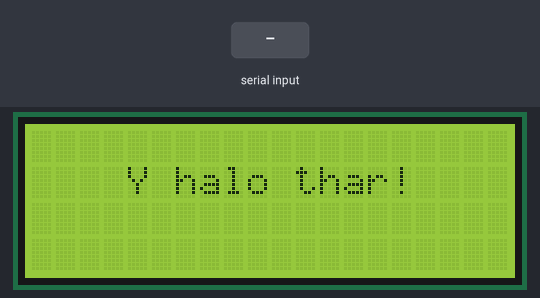
The sketch below on a simulated Arduino Uno, built with avr-gcc and run on an emulated ATmega328P. Shown: 20×4 character LCD. The test bench sets the inputs (shaded band). What the sketch prints to the serial monitor is not drawn.

Above: at 1.6 s.
At 4.8 s:
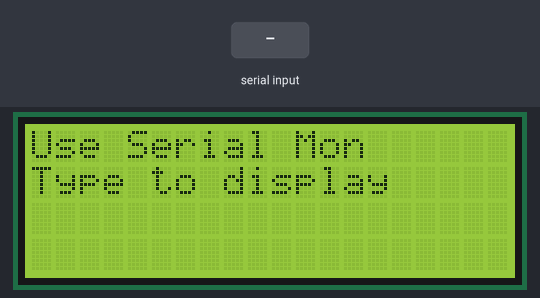
4.9 s: "1" received over Serial
At 7.2 s:
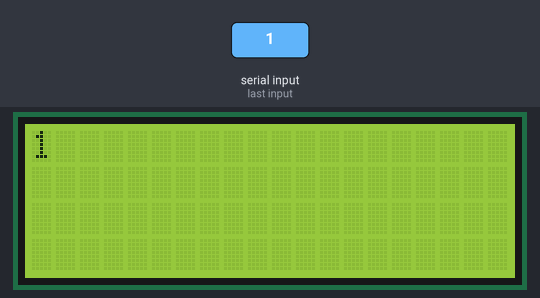
7.5 s: "0" received over Serial
At 9.4 s:
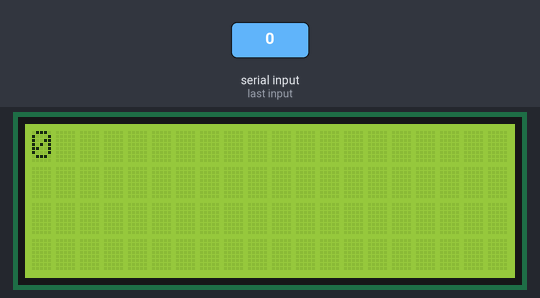
10.1 s: "2" received over Serial
Timing chart, 0 to 13.1 s (numbered marks = the images above; inputs shaded):
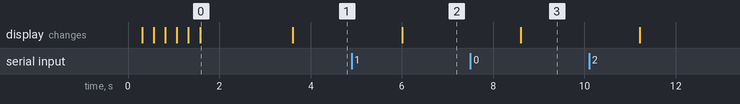

The sketch:

liquidcrystal_i2c.ino
```cpp
#include <Wire.h>
#include <LiquidCrystal_I2C.h>

LiquidCrystal_I2C lcd(0x3F, 2, 1, 0, 4, 5, 6, 7, 3, POSITIVE);  // Set the LCD I2C address


void setup()
{
  Serial.begin(9600);
  lcd.begin(20, 4);
// ------- Quick 3 blinks of backlight  -------------
  for(int i = 0; i< 3; i++)
  {
    lcd.backlight();
    delay(250);
    lcd.noBacklight();
    delay(250);
  }
  lcd.backlight(); // finish with backlight on

//-------- Write characters on the display ------------------
// NOTE: Cursor Position: (CHAR, LINE) start at 0
  lcd.setCursor(4,1);
  lcd.print("Y halo thar!");
  delay(2000);

// Wait and then tell user they can start the Serial Monitor and type in characters to
// Display. (Set Serial Monitor option to "No Line Ending")
  lcd.clear();
  lcd.setCursor(0,0); //Start at character 0 on line 0
  lcd.print("Use Serial Mon");
  lcd.setCursor(0,1);
  lcd.print("Type to display");


}/*--(end setup )---*/

void print(String str) {
  lcd.clear();
  lcd.setCursor(0, 0);
  lcd.print(str.substring(0, 20));
  lcd.setCursor(0, 1);
  lcd.print(str.substring(20, 40));
  lcd.setCursor(0, 2);
  lcd.print(str.substring(40, 60));
  lcd.setCursor(0, 3);
  lcd.print(str.substring(60, 80));
}

void loop()   /*----( LOOP: RUNS CONSTANTLY )----*/
{
  {
    // when characters arrive over the serial port...
    if (Serial.available()) {
      // wait a bit for the entire message to arrive
      delay(100);
      // clear the screen
      // read all the available characters
      while (Serial.available() > 0) {
        // display each character to the LCD
        String str = Serial.readString();
        print(str);
        Serial.println(str);
      }
    }
  }
}
```

Measured:
- after the input at 4.9 s, the display: changes after 1.1 s (image 2)
- after the input at 7.5 s, the display: changes after 1.1 s (image 3)
- what the display in image 0 shows lasts 2.0 s, from 1.6 s to 3.6 s
